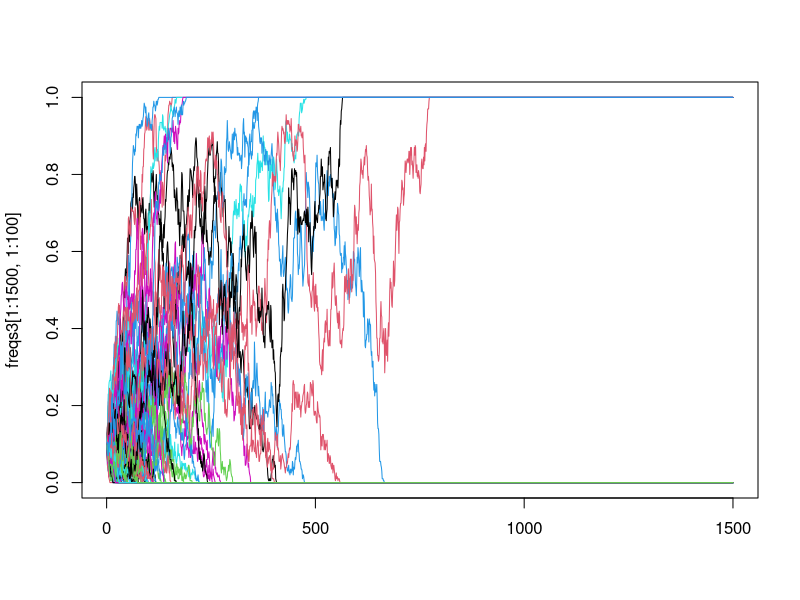
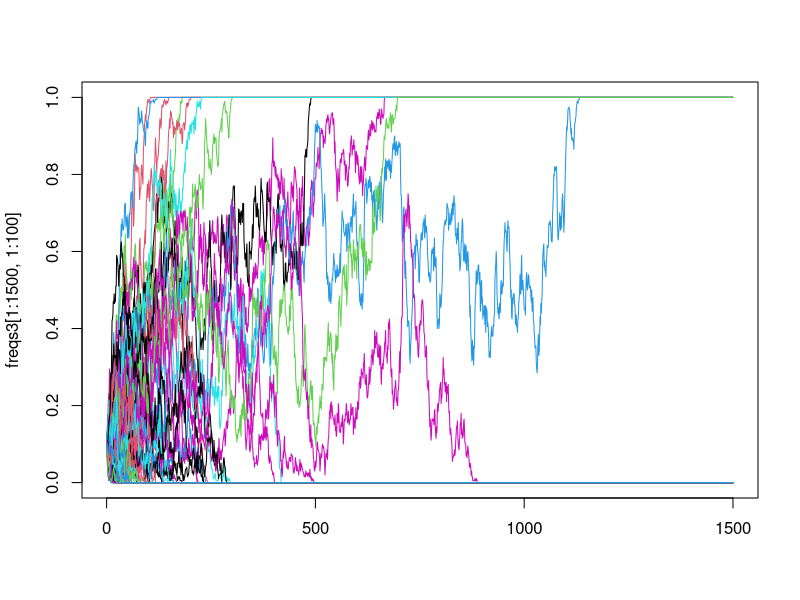

Source code (R) for these figures, in order:
#M200A GENETIC DRIFT EXERCISES,Dr. Kirk Lohmueller, Fall 2015
#Hayley Stansell
#
#
getwd()
#
?rbinom
rbinom(3,10,0.1)
#3 random vars from a binom dist. 1st draw = 1/10 success, 2nd = 2/10 success, 3rd = 0/10 success
#[1] 1 2 0
rbinom
#just the function w/ nothing returns a summary of rbinom
#
#
########################################################################################EXERCISE ONE###################
#
#What is the expected number of successes in a sample of size 10 from the binomial dist. with probability of success p=0.1? 
#First, figure this out analytically based on the formulas from class. 
#Second, write a simulation in R to confirm this. 
#
#1)Based on probability p=0.1 (1 in 10 is a success), I would expect to see approximately one success in 10 draws. 
#2)
rbinom(10, 5, 0.1)
#[1] 1 0 0 1 2 0 1 2 0 1
#[1] 0 0 2 0 1 1 0 1 0 1
rbinom(10, 1, 0.1)
#[1] 0 0 0 0 0 0 0 0 0 0
#[1] 0 0 0 0 0 0 1 0 0 0

#################################################################

#simulate genetic drift
#
#p= allele freq (at t)
#N= pop size (number of diploid individs, or number of c-somes in pop)----HERE = number of diploid individs (so, pop has 2N csomes)
#
p<- 0.1
N<- 10
count<- rbinom(1,2*N, p)
count
#[1] 2
count/(2*N)
#[1] 0.1
#
#####################################################################################EXERCISE TWO#######################
#
#Write an R-function that simulates T generations of genetic drift for L independent SNPs. 
#Keep track of allele freq's of each of the L-SNPs in each of the T-generations. 
#All SNPs should start in the initial generation at frequency "p"
#
#Hint: Initialize a matrix to keep track of the freqs in each generation:
# T<- 5 
# L<- 3
# freqs<- matrix(nrow=T,ncol=L) #sets up framework for matrix to get allel freqs each generation.
#                                 each ROW is a generation, each COLUMN is a SNP
#Hint: First row of this matrix can/should have the initial allele frequency (p). 
#       Write a loop that will iterate through each generation and perform binom sampling.
#
T<- 8
L<- 3
freqs<- matrix(nrow = T, ncol = L)
freqs
#success!
#saying that pInitial(or pPrev)=0.25, N(size)=100 individuals, n(aka L)= 3 indept. SNPs
#so, pCurrent= count/(2N), and count= rbinom(3, 2*100, pPrev) for each. pCurrent becomes pPrev each new generation
#pPrev is all SNPs having p of 0.25
freqs[1,]<-0.25
freqs[1,]
N<-100
for(i in 2:T){
  count<- rbinom(L,2*N, freqs[(i-1),])
  freqNew<-(count/(2*N))
  freqs[i,]<-freqNew
}
freqs
#[,1]  [,2]  [,3]
#[1,] 0.250 0.250 0.250
#[2,] 0.295 0.280 0.265
#[3,] 0.310 0.300 0.275
#[4,] 0.270 0.370 0.235
#[5,] 0.305 0.365 0.230
#[6,] 0.405 0.350 0.210
#[7,] 0.475 0.310 0.250
#[8,] 0.510 0.260 0.285
#
#
#############################################################################################EXERCISE THREE###################
#
#Use the function just written to simulate drift with these parameters:
N<-100
L<-1000
T<-10000
p<-0.1
#
#
freqs3<- matrix(nrow = T, ncol = L)
freqs3
#success!
#saying that pInitial(or pPrev)=0.25, N(size)=100 individuals, n(aka L)= 3 indept. SNPs
#so, pCurrent= count/(2N), and count= rbinom(3, 2*100, pPrev) for each. pCurrent becomes pPrev each new generation
#pPrev is all SNPs having p of 0.25
freqs3[1,]<-0.1 #this is the pPrev(pInitial)
freqs3[1,]
for(i in 2:T){
  count<- rbinom(L,2*N, freqs3[(i-1),])
  freqNew3<-(count/(2*N))
  freqs3[i,]<-freqNew3
}
freqs3
#Success!!!
#data matrix too big to just paste here
#
#
#
###################################a) How many SNPs(L=1000) @ T=10,000 are at freq 0?
#   row=T, so at [10,000,], values = 0 --- L=0 at that point
?sum
?frequency
#frequency of zeros at [10000, ], freq that L's are zero
########################### == ----says if X == # ...if x equal to a number. So, X == 0, "tests" include < , > , and ==
sum(freqs3[10000, ] == 0) 
#[1] 906
#success!!
###################################b) How many are at frequency 1?
sum(freqs3[10000, ] == 1) 
#[1] 94
###################################c) Does this value agree with theoretical prediction for prob of fixation of a neutral?
#Yes, this supports the idea that as time progresses, a given allele will either drop out of existence 
#or become present across the whole population...becoming "fixed". 
#
#
###################################d) Make a plot of freq. trajectories for 100 SNPs. 
# 100 columns all rows .... freqs3[10000,100]
# x is 0-10000, y is 0-1
#try a small number freqs3[1000,5]

matplot(freqs3 [1:1500, 1:100], type= "l", lty = 1)
#
#
##################################dcontinued) repeat, but change p to 0.6 
N<-100
L<-1000
T<-10000
p<-0.6
#
#
freqs3<- matrix(nrow = T, ncol = L)
freqs3
#success!
#saying that pInitial(or pPrev)=0.25, N(size)=100 individuals, n(aka L)= 3 indept. SNPs
#so, pCurrent= count/(2N), and count= rbinom(3, 2*100, pPrev) for each. pCurrent becomes pPrev each new generation
#pPrev is all SNPs having p of 0.25
freqs3[1,]<-0.1 #this is the pPrev(pInitial)
freqs3[1,]
for(i in 2:T){
  count<- rbinom(L,2*N, freqs3[(i-1),])
  freqNew3<-(count/(2*N))
  freqs3[i,]<-freqNew3
}
matplot(freqs3 [1:1500, 1:100], type= "l", lty = 1)
#success
#
##################################e) How many of the 1000 SNPs are at freq 0 at T = 10000
sum(freqs3[10000, ] == 0) 
#[1] 892
##################################f) How many are at freq 1 at T = 10000
sum(freqs3[10000, ] == 1)
#[1] 108
